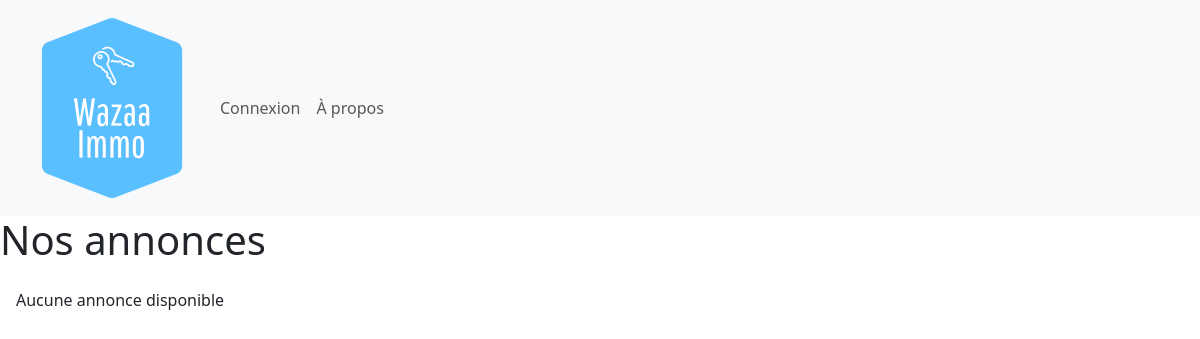
/, run on an earlier commit of the app's database.
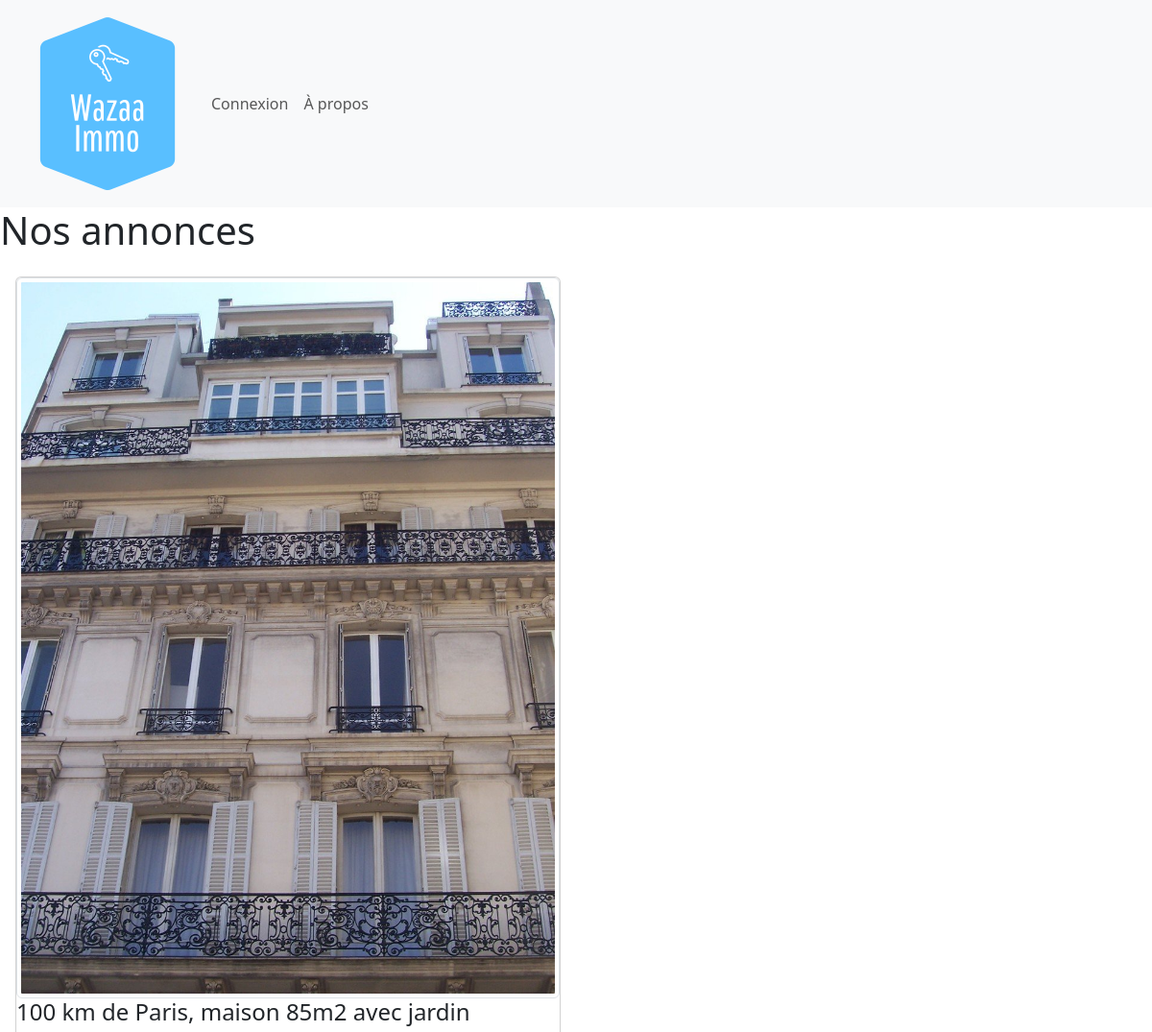
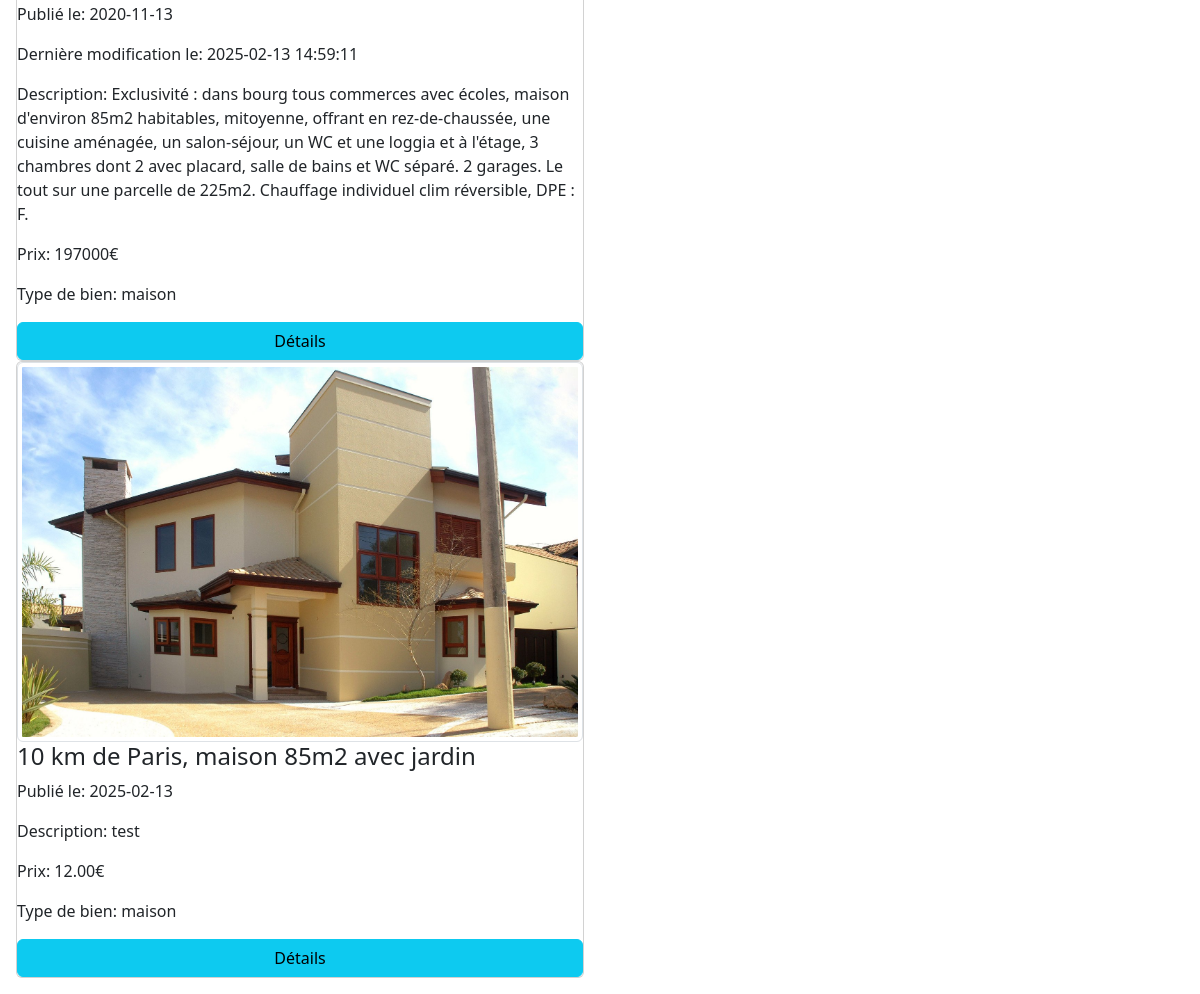
And on a later commit of the database (2 pictures, top to bottom).
### tables this page shows
CREATE TABLE IF NOT EXISTS `waz_annonces` (
  `an_id` int(11) NOT NULL AUTO_INCREMENT,
  `an_pieces` int(11) DEFAULT NULL,
  `an_titre` varchar(200) NOT NULL,
  `an_ref` varchar(10) NOT NULL,
  `an_description` text NOT NULL,
  `an_local` varchar(100) DEFAULT NULL,
  `an_surf_hab` int(11) DEFAULT NULL,
  `an_surf_tot` int(11) NOT NULL,
  `an_prix` varchar(13) DEFAULT NULL,
  `an_diagnostic` varchar(1) NOT NULL,
  `an_d_ajout` date NOT NULL,
  `an_d_modif` datetime DEFAULT NULL,
  `an_statut` tinyint(1) NOT NULL,
  `an_vues` int(11) NOT NULL,
  `tb_id` int(11) NOT NULL,
  `u_id` int(11) NOT NULL,
  `to_id` int(11) NOT NULL,
  PRIMARY KEY (`an_id`),
  KEY `tb_id` (`tb_id`),
  KEY `u_id` (`u_id`),
  KEY `to_id` (`to_id`)
);

CREATE TABLE IF NOT EXISTS `waz_type_bien` (
  `tb_id` int(11) NOT NULL AUTO_INCREMENT,
  `tb_libelle` varchar(50) NOT NULL,
  PRIMARY KEY (`tb_id`)
);

### index.php (the view, shortened to what this page needs)
<?php
    include("header.php");
    if ($isAdminOrEmployee) {
        $sql = "SELECT * FROM waz_annonces a JOIN waz_type_bien tb ON a.tb_id = tb.tb_id";
    } else {
        $sql = "SELECT * FROM waz_annonces a JOIN waz_type_bien tb ON a.tb_id = tb.tb_id WHERE a.an_statut = 1";
    }
    $annonces = $pdo->query($sql)->fetchAll(PDO::FETCH_ASSOC);
?>
<div>
    <h1>Nos annonces</h1>
    <div class="column w-50 p-3">
        <?php if (count($annonces) > 0): ?>
            <?php foreach($annonces as $annonce):?>
                <div class="card">
                    <div>
                        <img src="assets/photos/annonce_<?= htmlentities($annonce['an_id'])?>/<?= htmlentities($annonce['an_id'])?>-1.jpg" alt="" class="img-thumbnail">
                    </div>
                    <h4><?= htmlentities($annonce['an_titre'])?></h3>
                    <p>Publié le: <?= htmlentities($annonce['an_d_ajout'])?></p>
                    <?php if($annonce['an_d_modif']):?>
                        <p>Dernière modification le: <?= htmlentities($annonce['an_d_modif'])?></p>
                    <?php endif;?>
                    <p>Description: <?= htmlentities($annonce['an_description'])?></h4>
                    <p>Prix: <?= htmlentities($annonce['an_prix'])?>€</p>
                    <p>Type de bien: <?= htmlentities($annonce['tb_libelle'])?></p>
                    <a href="annonce.php?info=<?= $annonce['an_id']?>" class="btn btn-info">Détails</a>
                </div>
            <?php endforeach; ?>
        <?php else:?>
            <div>Aucune annonce disponible</div>
        <?php endif;?>
    </div>
</div>
<?php
    include("footer.php");
?>

### header.php (shortened to what this page needs)
<!DOCTYPE html>
<html lang="en">
<head>
    <link href="https://cdn.jsdelivr.net/npm/bootstrap@5.3.3/dist/css/bootstrap.min.css" rel="stylesheet"
>
    <link rel="stylesheet" href="/styles/style.css">
</head>
<body>
    <?php
    $username = null;
    $isAdminOrEmployee = isset($_SESSION['tu_libelle']) && in_array($_SESSION['tu_libelle'], ['admin', 'employé']);
    ?>
<nav class="navbar navbar-expand-lg bg-body-tertiary">
  <div class="container-fluid">
  <a href="index.php"><img src="assets/wazaa_logo.png" alt=""></a>
    <div class="collapse navbar-collapse" id="navbarNav">
    <ul class="navbar-nav">
      <li class="nav-item">
        <?php if($username):?>
        <a class="nav-link" href="deconnexion.php">Déconnexion</a>
        <?php else:?>
        <a class="nav-link" href="connexion.php">Connexion</a>
        <?php endif;?>
      </li>
      <li class="nav-item">
        <a class="nav-link" href="wazaa.php">À propos</a>
      </li>
    </ul>
  </div>
  </div>
</nav>

### footer.php (shortened to what this page needs)
</body>
</html>

What changed in the data, as far as the page shows it:
now on this page (row edited): waz_annonces: shows a picture, an_titre "100 km de Paris, maison 85m2 avec jardin", an_d_ajout "2020-11-13", an_d_modif "2025-02-13 14:59:11", an_description "Exclusivité : dans bourg tous commerces avec écoles, maison d'environ 85m2 habitables, mitoyenne, offrant en rez-de-chaussée, une cuisine aménagée, un salon-séjour, un WC et une loggia et à l'étage, 3 chambres dont 2 avec placard, salle de bains et WC séparé. 2 garages. Le tout sur une parcelle de 225m2. Chauffage individuel clim réversible, DPE : F.", an_prix "197000", tb.tb_libelle "maison"
added waz_annonces: shows a picture, an_titre "10 km de Paris, maison 85m2 avec jardin", an_d_ajout "2025-02-13", an_description "test", an_prix "12.00", tb.tb_libelle "maison"
Also different on the page:
text no longer shown: "Aucune annonce disponible"
